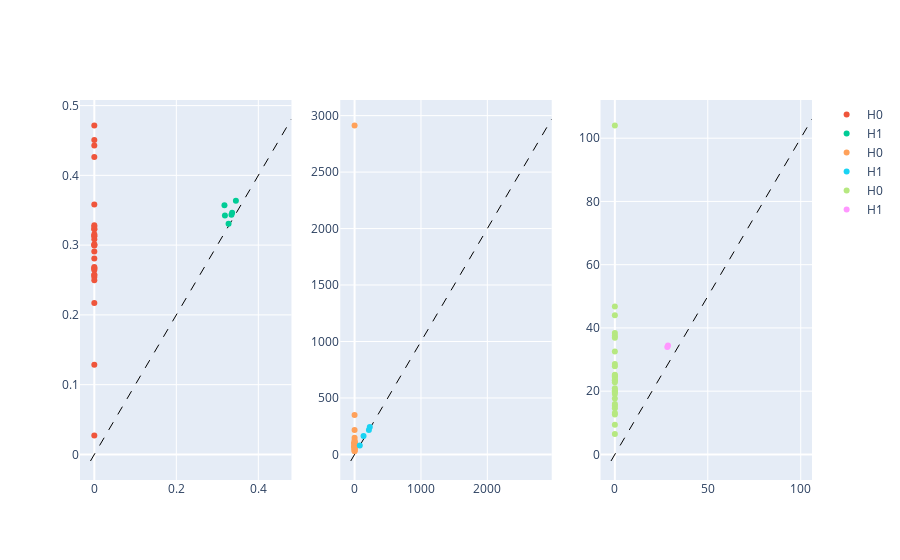
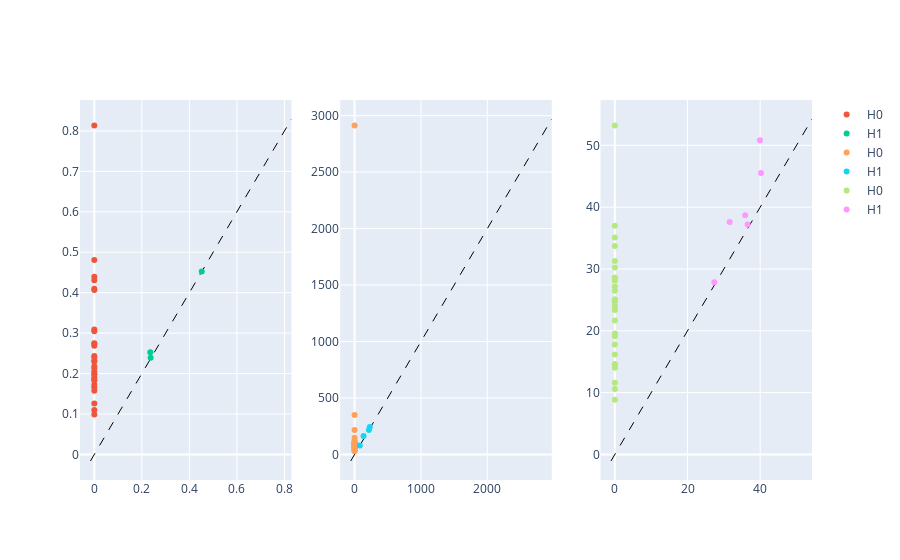
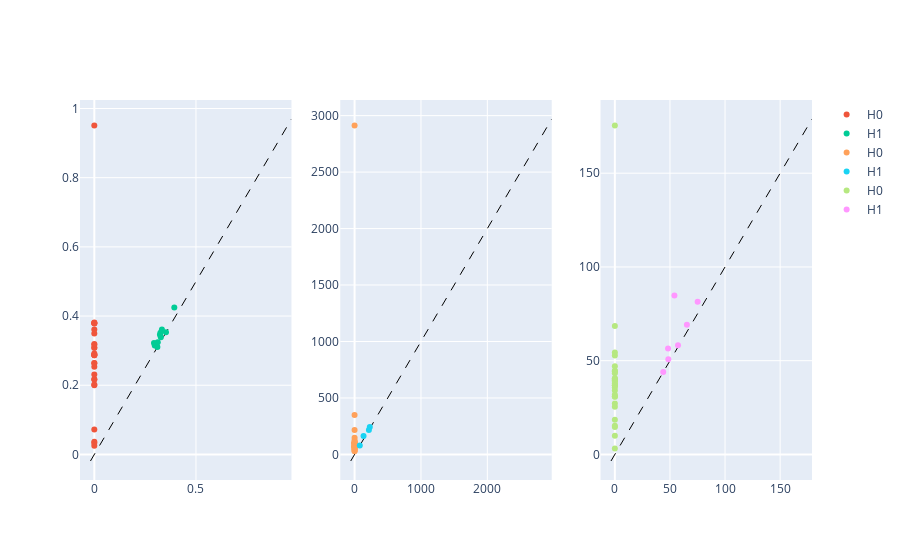
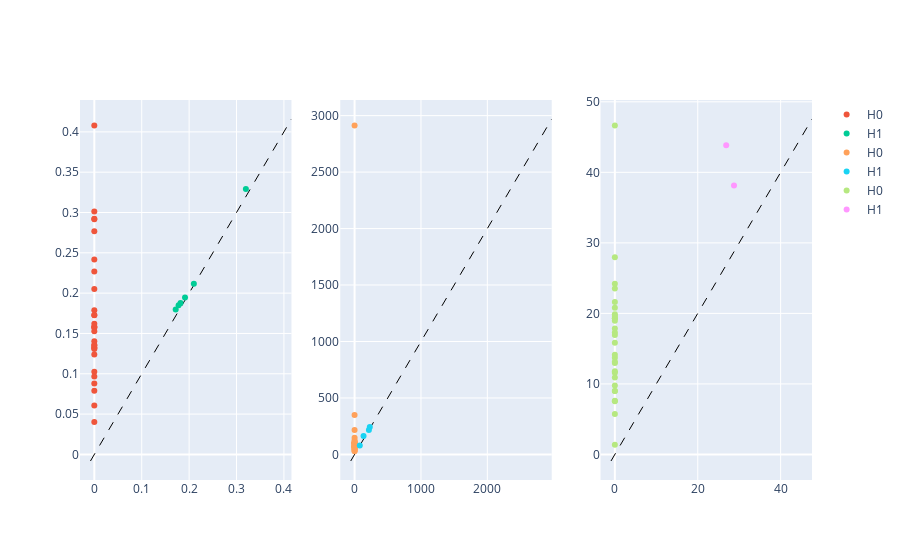

Notebook code cell kept with these figures, in order:
### Code cell
from plotly.subplots import make_subplots
import plotly.graph_objects as go

for fig_embs, fig_attr, fig_imag in figures_list:
    subplot = make_subplots(rows=1, cols=3)
    for scatter in fig_embs['data']:
        subplot.add_trace(scatter, row=1, col=1)
    for scatter in fig_attr['data']:
        subplot.add_trace(scatter, row=1, col=2)
    for scatter in fig_imag['data']:
        subplot.add_trace(scatter, row=1, col=3)
    # subplot.add_trace(f[1]['data'])
    # plotly.offline.iplot(f[0])
    # plotly.offline.iplot(f[1])
    plotly.offline.iplot(subplot)
